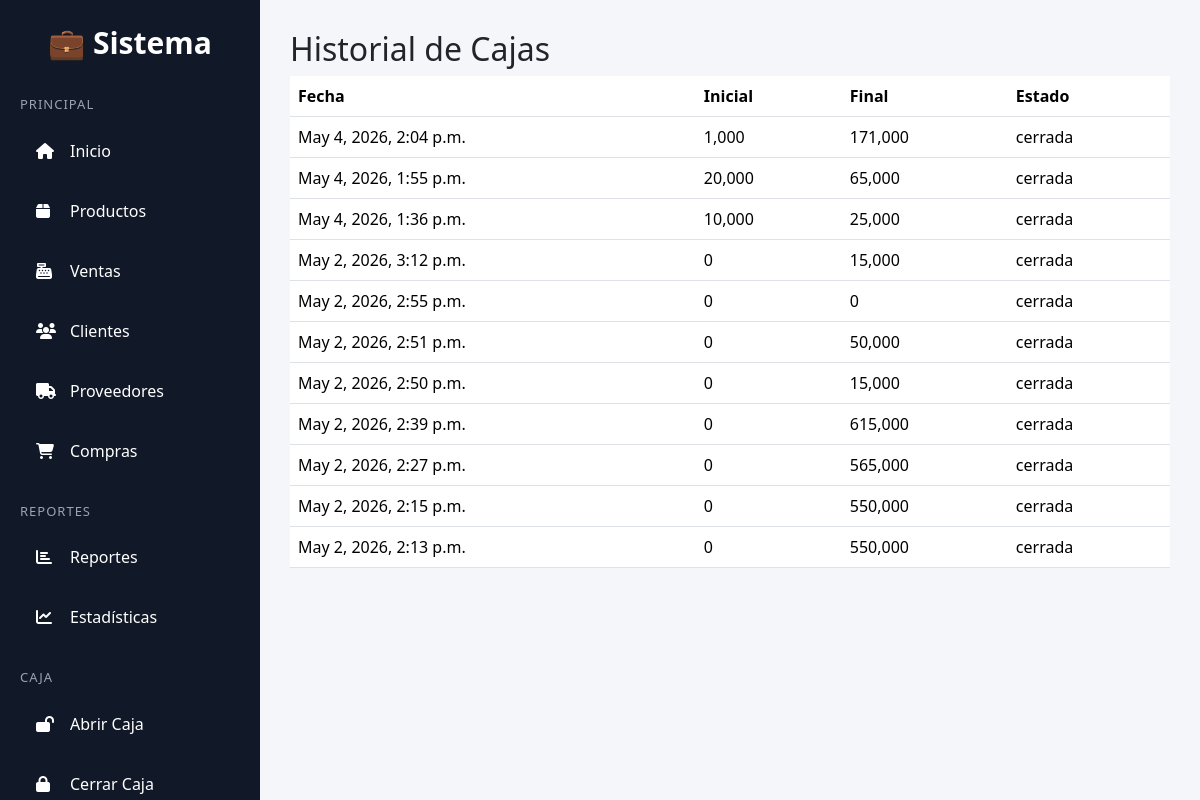
The app's page /ventas/caja/historial/ (signed in) with its own data.
### ventas/models.py (models this page shows, shortened)
class Caja(models.Model):
    negocio = models.ForeignKey(Negocio, on_delete=models.CASCADE)
    usuario = models.ForeignKey(User, on_delete=models.CASCADE)
    fecha_apertura = models.DateTimeField(auto_now_add=True)
    fecha_cierre = models.DateTimeField(null=True, blank=True)
    monto_inicial = models.DecimalField(max_digits=10, decimal_places=0)
    monto_final = models.DecimalField(
        max_digits=10, decimal_places=0, null=True, blank=True
    )
    estado = models.CharField(max_length=10, default="abierta")

### ventas/views.py (the view)
# urls.py: path("caja/historial/", historial_cajas, name="historial_cajas"),
@login_required
def historial_cajas(request):
    negocio = Negocio.objects.filter(usuarios=request.user).first()
    cajas = Caja.objects.filter(negocio=negocio).order_by("-fecha_apertura")
    return render(request, "historial_cajas.html", {"cajas": cajas})

### templates/historial_cajas.html
{% extends "base.html" %}
{% block content %}
<h2>Historial de Cajas</h2>
<table class="table">
<tr>
    <th>Fecha</th>
    <th>Inicial</th>
    <th>Final</th>
    <th>Estado</th>
</tr>
{% for c in cajas %}
<tr>
    <td>{{ c.fecha_apertura }}</td>
    <td>{{ c.monto_inicial }}</td>
    <td>{{ c.monto_final }}</td>
    <td>{{ c.estado }}</td>
</tr>
{% endfor %}
</table>
{% endblock %}

### templates/base.html (style rules this page uses)
* { margin:0; padding:0; box-sizing:border-box; }
body { background:#f4f6f9; overflow-x:hidden; }

### records on screen
Caja: fecha_apertura "May 4, 2026, 2:04 p.m.", monto_inicial "1,000", monto_final "171,000", estado "cerrada"
Caja: fecha_apertura "May 4, 2026, 1:55 p.m.", monto_inicial "20,000", monto_final "65,000", estado "cerrada"
Caja: fecha_apertura "May 4, 2026, 1:36 p.m.", monto_inicial "10,000", monto_final "25,000", estado "cerrada"
Caja: fecha_apertura "May 2, 2026, 3:12 p.m.", monto_inicial "0", monto_final "15,000", estado "cerrada"
Caja: fecha_apertura "May 2, 2026, 2:55 p.m.", monto_inicial "0", monto_final "0", estado "cerrada"
Caja: fecha_apertura "May 2, 2026, 2:51 p.m.", monto_inicial "0", monto_final "50,000", estado "cerrada"
Caja: fecha_apertura "May 2, 2026, 2:50 p.m.", monto_inicial "0", monto_final "15,000", estado "cerrada"
Caja: fecha_apertura "May 2, 2026, 2:39 p.m.", monto_inicial "0", monto_final "615,000", estado "cerrada"
Caja: fecha_apertura "May 2, 2026, 2:27 p.m.", monto_inicial "0", monto_final "565,000", estado "cerrada"
Caja: fecha_apertura "May 2, 2026, 2:15 p.m.", monto_inicial "0", monto_final "550,000", estado "cerrada"
Caja: fecha_apertura "May 2, 2026, 2:13 p.m.", monto_inicial "0", monto_final "550,000", estado "cerrada"
